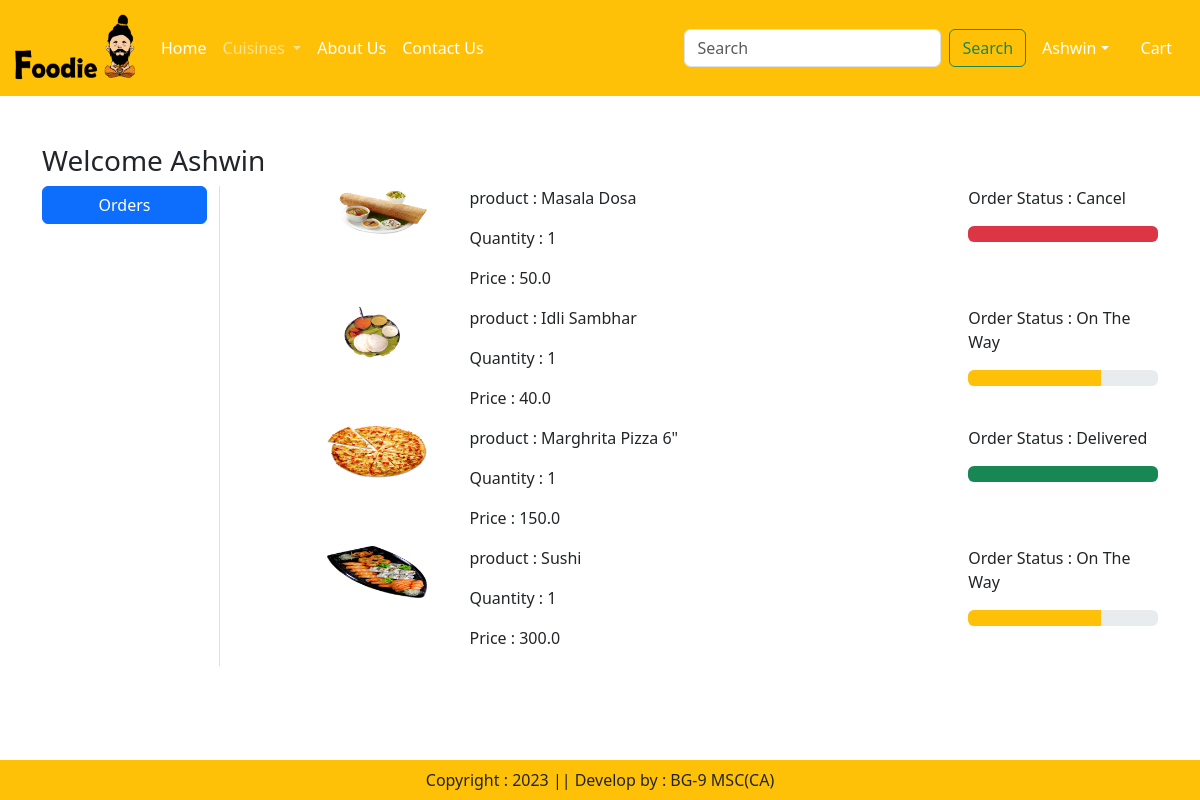
The app's page /orders/ (signed in) with its own data.
### app/models.py (models this page shows, shortened)
class OrderPlaced(models.Model):
     user = models.ForeignKey(User,on_delete=models.CASCADE)
     customer = models.ForeignKey(Customer,on_delete=models.CASCADE)
     product = models.ForeignKey(Product,on_delete=models.CASCADE)
     quantity = models.PositiveIntegerField(default=1)
     ordered_date = models.DateTimeField(auto_now_add=True)
     status = models.CharField(max_length=50,choices=STATUS_CHOICES, default='Pending')
     payment = models.ForeignKey(Payment,on_delete=models.CASCADE,default="")
     @property
     def total_cost(self):
          return self.quantity * self.product.selling_price

class Product(models.Model):
    title= models.CharField(max_length=100)
    selling_price = models. FloatField()
    description = models.TextField()
    composition = models.TextField(default="")
    category = models.CharField(choices=CATEGORY_CHOICES, max_length=2)
    dtype=models.CharField(choices=DTYPE_CHOICES,max_length=10)
    product_image =models.ImageField(upload_to='product')

### app/views.py (the view)
# urls.py: path('orders/',views.orders, name='orders'),
@login_required
def orders(request):
    totalitem = 0
    if request.user.is_authenticated:
        totalitem = len(Cart.objects.filter(user=request.user))
    order_placed=OrderPlaced.objects.filter(user=request.user)
    return render(request, 'app/orders.html',locals())

### app/templates/app/orders.html (shortened to what this page needs)
{% extends 'app/base.html' %}
{% load static %}
{% block main-content %}
<div class="container my-5">
    <div class="row">
        <h3>Welcome <span class="text-capitalize">{{request.user}}</span></h3>
        <div class="col-sm-2 border-end">
            <ul class="list-unstyled">
                <li class="d-grid"><a href="{% url 'orders' %}" class="btn btn-primary">Orders</a></li>
            </ul>
        </div>
        <div class="col-sm-9 offset-sm-1">
            {% for op in order_placed %}
            <div class="row">
                <div class=col-sm-2>
                    <img src="{{op.product.product_image.url}}" class="img-fluid" height="100" width="100"/>
                </div>
                <div class="col-sm-7">
                    <p>product : {{op.product.title}}</p>
                    <p>Quantity : {{op.quantity}}</p>
                    <p>Price : {{op.total_cost}}
                </div>
                <div class="col-sm-3">
                    <p>Order Status : {{op.status}} </p>
                    {% if op.status == 'On The Way' %}
                    <div class="progress">
                        <div class="progress-bar bg-warning" role="progressbar" style="width: 70%" aria-valuenow="70" aria-valuemin="0"
                        aria-valuemax="100"></div>
                    </div>
                    {% endif %}
                    {% if op.status == 'Delivered' %}
                    <div class="progress">
                        <div class="progress-bar bg-success" role="progressbar" style="width: 100%" aria-valuenow="100" aria-valuemin="0"
                        aria-valuemax="100"></div>
                    </div>
                    {% endif %}
                    {% if op.status == 'Cancel' %}
                    <div class="progress">
                        <div class="progress-bar bg-danger" role="progressbar" style="width: 100%" aria-valuenow="100" aria-valuemin="0"
                        aria-valuemax="100"></div>
                    </div>
                    {% endif %}
                </div>
            </div>
            {% endfor %}
        </div>
    </div>
</div>
{% endblock main-content %}

### app/templates/app/base.html (shortened to what this page needs)
<!DOCTYPE html>
 {% load static %}
<html lang="en">
<head>
    <link href="https://cdn.jsdelivr.net/npm/bootstrap@5.3.0-alpha3/dist/css/bootstrap.min.css" rel="stylesheet">
    <link rel="stylesheet" href="{% static 'app/css/owl.carousel.min.css' %}" />
    <link rel='stylesheet' href="{% static 'app/css/all.min.css' %}"/>
    <link rel='stylesheet' href="{% static 'app/css/style.css' %}"/>
</head>
<body>
    <nav class="navbar navbar-expand-lg navbar-dark bg-warning">
        <div class="container-fluid">
          <a class="navbar-brand" href="#">
            <img src="{% static "app/images/logo.png" %}" width="125" height="70"/>
          </a>
          <div class="collapse navbar-collapse" id="navbarSupportedContent">
            <ul class="navbar-nav me-auto mb-2 mb-lg-0">
              {% if request.user.is_authenticated %}
              <li class="nav-item">
                <a class="nav-link active" aria-current="page" href="/">Home</a>
              </li>
              <li class="nav-item dropdown">
                <a class="nav-link dropdown-toggle" href="#" role="button" data-bs-toggle="dropdown" aria-expanded="false">
                  Cuisines
                </a>
              </li>
              <li class="nav-item">
                <a class="nav-link text-white" href="{% url 'about'  %}">About Us</a>
              </li>
              <li class="nav-item">
                <a class="nav-link text-white" href="{% url 'contact' %}">Contact Us</a>
              </li>
            </ul>
            <form class="d-flex" role="search" action="/search">
              <input class="form-control me-2" type="search" placeholder="Search" name="search" aria-label="Search">
              <button class="btn btn-outline-success" type="submit">Search</button>
            </form>
          </div>
          <ul class="navbar-nav me-auto mb-2 mb-lg-0">
            <li class="nav-item dropdown mx-2">
                <a class="nav-link dropdown-toggle text-white" href="#" id="profileDropdown" role="button" data-bs-toggle="dropdown" aria-expanded="false">{{request.user}}</a>
            </li>
            <li class="nav-item mx-2">
                <a href="{% url 'showcart' %}" class="nav-link text-white"> Cart </a>
            </li>
            {% endif %}
          </ul>
        </div>
      </nav>
      {% block main-content %}{% endblock main-content %}
      <footer class="container-fluid fixed-bottom bg-warning text-center p-2 mt-5">
        Copyright : 2023 || Develop by : BG-9 MSC(CA)
      </footer>
</body>
</html>

### records on screen
OrderPlaced: product.product_image (picture), product "Masala Dosa", quantity "1", total_cost "50.0", status "Cancel"
OrderPlaced: product.product_image (picture), product "Idli Sambhar", quantity "1", total_cost "40.0", status "On The Way"
OrderPlaced: product.product_image (picture), product "Marghrita Pizza 6\"", quantity "1", total_cost "150.0", status "Delivered"
OrderPlaced: product.product_image (picture), product "Sushi", quantity "1", total_cost "300.0", status "On The Way"

### other values on screen
{{ request.user }} "Ashwin"
